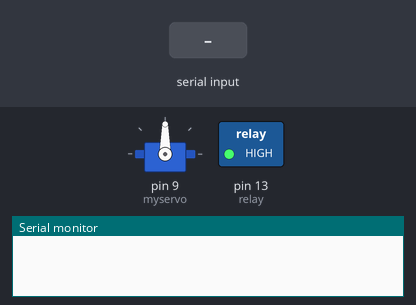
Bench run of a sketch on a simulated Arduino Uno, built with avr-gcc and run on an emulated ATmega328P. Shown: servo, switched loads named in the sketch (green lamp = pin HIGH), the last lines printed to the serial monitor. The inputs (shaded band) are chosen by the test bench.

Above: at 1.2 s.
1.3 s: "2" received over Serial
4.3 s: "7" received over Serial
At 7.01 s:
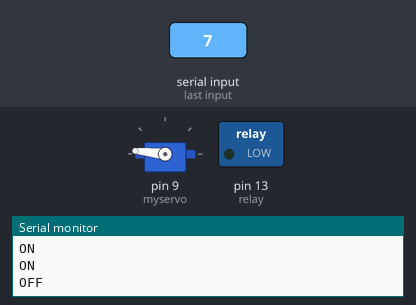
7.3 s: "1" received over Serial
At 10.1 s:
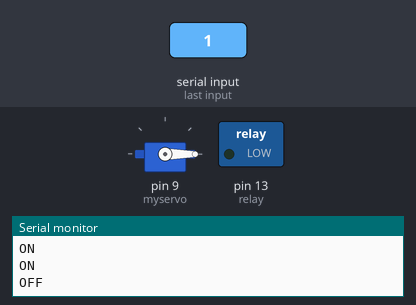
10.3 s: "7" received over Serial
At 10.79 s:
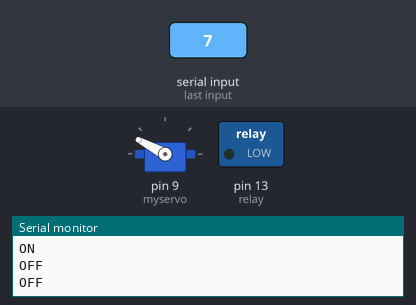
13.3 s: "0" received over Serial
At 13.81 s:
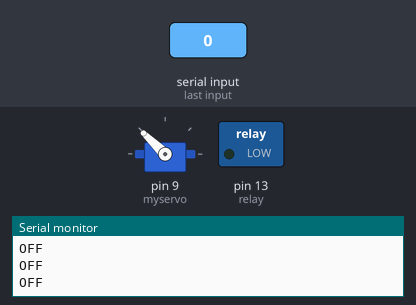
Timing chart, 0 to 17.3 s (numbered marks = the images above; inputs shaded):
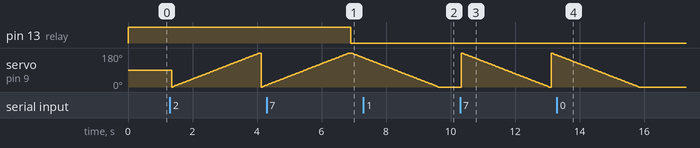

The sketch:

home_automation_final.ino
```cpp
#include<Servo.h>
int relay =13;
int data =0;
int pos=0;
Servo myservo;


void setup () {

pinMode (relay,OUTPUT);
digitalWrite (relay,OUTPUT);
Serial.begin(9600);
myservo.attach(9);
}

void loop ( ) {
  if (Serial.available())
  data =Serial.read ();
  if (data=='2')
  {
    digitalWrite (relay,HIGH);
    Serial.println("ON");
    for (pos = 0; pos <= 180; pos += 1) { // goes from 0 degrees to 180 degrees
    // in steps of 1 degree
    myservo.write(pos);              // tell servo to go to position in variable 'pos'
    delay(15);   // waits 15ms for the servo to reach the position

  }
  }
  else if (data == '7')
  {
    digitalWrite (relay,LOW);
    Serial.println("OFF");
    for (pos = 180; pos >= 0; pos -= 1) { // goes from 180 degrees to 0 degrees
    myservo.write(pos);              // tell servo to go to position in variable 'pos'
    delay(15);                       // waits 15ms for the servo to reach the position
  }
  }

delay (50);
}
```

Measured:
- after the input at 4.3 s, pin 13 (relay): HIGH → LOW after 2.6 s
- after the input at 7.3 s, servo on pin 9 (myservo): goes on until 9.6 s, then stays 0°
- after the input at 10.3 s, servo on pin 9 (myservo): ramps from 180° to 0° and jumps back, once every 2.8 s
- after the input at 13.3 s, servo on pin 9 (myservo): goes on until 15.8 s, then stays 0°
- by itself, servo on pin 9 (myservo): rises from 10° to 180° in 2.5 s, then falls to 156° in 0.43 s
